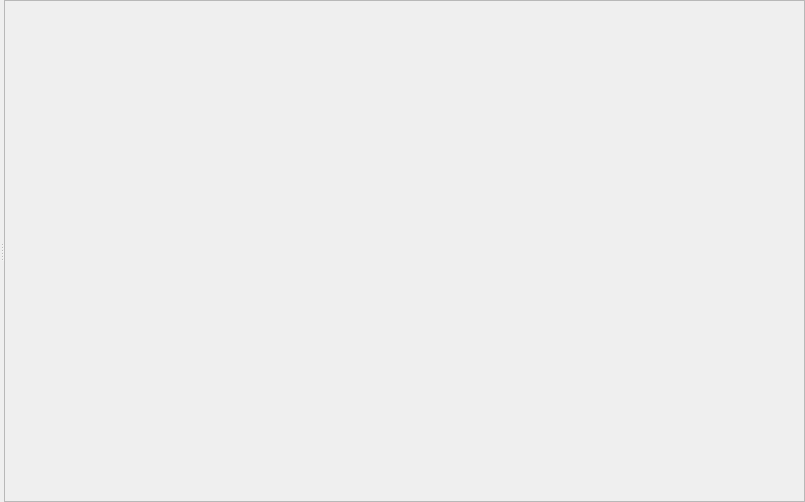
<?xml version="1.0" encoding="UTF-8"?>
<ui version="4.0">
 <class>Form</class>
 <widget class="QWidget" name="Form">
  <property name="geometry">
   <rect>
    <x>0</x>
    <y>0</y>
    <width>805</width>
    <height>502</height>
   </rect>
  </property>
  <property name="windowTitle">
   <string>Live data</string>
  </property>
  <layout class="QVBoxLayout" name="verticalLayout_3">
   <property name="leftMargin">
    <number>0</number>
   </property>
   <property name="topMargin">
    <number>0</number>
   </property>
   <property name="rightMargin">
    <number>0</number>
   </property>
   <property name="bottomMargin">
    <number>0</number>
   </property>
   <item>
    <widget class="QSplitter" name="splitter">
     <property name="orientation">
      <enum>Qt::Horizontal</enum>
     </property>
     <widget class="QWidget" name="verticalLayoutWidget_2">
      <layout class="QVBoxLayout" name="widgetLayout"/>
     </widget>
     <widget class="QWidget" name="verticalLayoutWidget">
      <layout class="QVBoxLayout" name="monitorLayout">
       <item>
        <widget class="QScrollArea" name="scroll">
         <property name="widgetResizable">
          <bool>true</bool>
         </property>
         <widget class="QWidget" name="scrollContent">
          <property name="geometry">
           <rect>
            <x>0</x>
            <y>0</y>
            <width>774</width>
            <height>498</height>
           </rect>
          </property>
         </widget>
        </widget>
       </item>
      </layout>
     </widget>
    </widget>
   </item>
  </layout>
  <action name="actionPrint">
   <property name="icon">
    <iconset>
     <normaloff>:/print</normaloff>:/print</iconset>
   </property>
   <property name="text">
    <string>&amp;Print...</string>
   </property>
   <property name="toolTip">
    <string>Print current plot</string>
   </property>
   <property name="shortcut">
    <string>Ctrl+P</string>
   </property>
  </action>
  <action name="actionUnzoom">
   <property name="icon">
    <iconset>
     <normaloff>:/viewfull</normaloff>:/viewfull</iconset>
   </property>
   <property name="text">
    <string>&amp;Unzoom</string>
   </property>
   <property name="shortcut">
    <string>Ctrl+U</string>
   </property>
  </action>
  <action name="actionPDF">
   <property name="icon">
    <iconset>
     <normaloff>:/save</normaloff>:/save</iconset>
   </property>
   <property name="text">
    <string>&amp;Save as PDF...</string>
   </property>
  </action>
  <action name="actionLogScale">
   <property name="checkable">
    <bool>true</bool>
   </property>
   <property name="text">
    <string>&amp;Logarithmic Y scale</string>
   </property>
   <property name="iconText">
    <string>Log Scale</string>
   </property>
   <property name="shortcut">
    <string>Ctrl+L</string>
   </property>
  </action>
  <action name="actionColormap">
   <property name="text">
    <string>&amp;Colormap</string>
   </property>
   <property name="toolTip">
    <string>Select colormap</string>
   </property>
  </action>
  <action name="actionROI">
   <property name="text">
    <string>&amp;Region Of Interest</string>
   </property>
   <property name="toolTip">
    <string>Open region of interest in seperate window</string>
   </property>
  </action>
  <action name="actionMarkCenter">
   <property name="checkable">
    <bool>true</bool>
   </property>
   <property name="text">
    <string>&amp;Center Mark</string>
   </property>
   <property name="toolTip">
    <string>Mark center of detector image</string>
   </property>
  </action>
  <action name="actionKeepRatio">
   <property name="checkable">
    <bool>true</bool>
   </property>
   <property name="text">
    <string>Keep ratio</string>
   </property>
   <property name="toolTip">
    <string>Keep aspect ratio of selection rectangle</string>
   </property>
  </action>
  <action name="actionOpen">
   <property name="icon">
    <iconset>
     <normaloff>:/open</normaloff>:/open</iconset>
   </property>
   <property name="text">
    <string>&amp;Open</string>
   </property>
   <property name="toolTip">
    <string>Open data</string>
   </property>
   <property name="shortcut">
    <string>Ctrl+O</string>
   </property>
  </action>
  <action name="actionSavePlot">
   <property name="text">
    <string>&amp;Save plot</string>
   </property>
   <property name="iconText">
    <string>Log Scale</string>
   </property>
   <property name="toolTip">
    <string>Save plot</string>
   </property>
  </action>
 </widget>
 <resources>
  <include location="../../../resources/nicos-gui-material.qrc"/>
 </resources>
 <connections/>
</ui>
